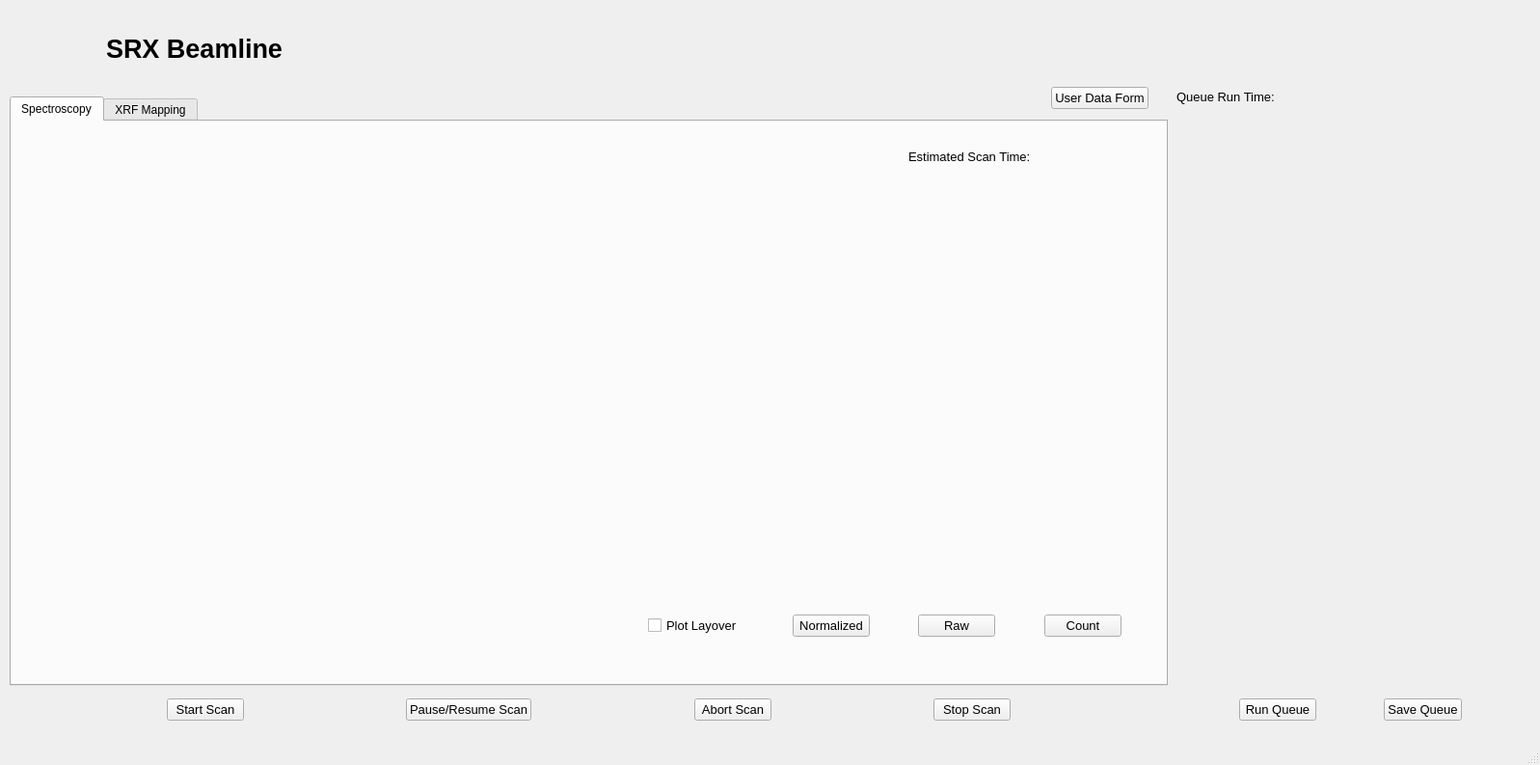
<?xml version="1.0" encoding="UTF-8"?>
<ui version="4.0">
 <class>MainWindow</class>
 <widget class="QMainWindow" name="MainWindow">
  <property name="geometry">
   <rect>
    <x>0</x>
    <y>0</y>
    <width>1597</width>
    <height>793</height>
   </rect>
  </property>
  <property name="windowTitle">
   <string>MainWindow</string>
  </property>
  <widget class="QWidget" name="centralwidget">
   <widget class="QStackedWidget" name="stackedWidget">
    <property name="geometry">
     <rect>
      <x>0</x>
      <y>0</y>
      <width>1581</width>
      <height>761</height>
     </rect>
    </property>
    <property name="currentIndex">
     <number>1</number>
    </property>
    <widget class="Metadata" name="page">
     <widget class="QLabel" name="label">
      <property name="geometry">
       <rect>
        <x>110</x>
        <y>30</y>
        <width>201</width>
        <height>41</height>
       </rect>
      </property>
      <property name="font">
       <font>
        <pointsize>20</pointsize>
        <weight>75</weight>
        <bold>true</bold>
       </font>
      </property>
      <property name="text">
       <string>SRX Beamline </string>
      </property>
     </widget>
     <widget class="QLabel" name="label_10">
      <property name="geometry">
       <rect>
        <x>1360</x>
        <y>10</y>
        <width>211</width>
        <height>71</height>
       </rect>
      </property>
      <property name="text">
       <string/>
      </property>
      <property name="pixmap">
       <pixmap>nsls-ii.png</pixmap>
      </property>
     </widget>
     <widget class="QPushButton" name="submit">
      <property name="geometry">
       <rect>
        <x>740</x>
        <y>710</y>
        <width>101</width>
        <height>23</height>
       </rect>
      </property>
      <property name="font">
       <font>
        <pointsize>10</pointsize>
       </font>
      </property>
      <property name="text">
       <string>Submit</string>
      </property>
     </widget>
     <widget class="QLabel" name="label_9">
      <property name="geometry">
       <rect>
        <x>10</x>
        <y>0</y>
        <width>111</width>
        <height>101</height>
       </rect>
      </property>
      <property name="text">
       <string/>
      </property>
      <property name="pixmap">
       <pixmap>5-ID2.png</pixmap>
      </property>
     </widget>
    </widget>
    <widget class="QWidget" name="page_2">
     <widget class="QTabWidget" name="tabWidget">
      <property name="geometry">
       <rect>
        <x>10</x>
        <y>100</y>
        <width>1201</width>
        <height>611</height>
       </rect>
      </property>
      <property name="currentIndex">
       <number>0</number>
      </property>
      <widget class="Spectroscopy" name="Xanes">
       <attribute name="title">
        <string>Spectroscopy</string>
       </attribute>
       <widget class="QWidget" name="layoutWidget">
        <property name="geometry">
         <rect>
          <x>930</x>
          <y>20</y>
          <width>261</width>
          <height>32</height>
         </rect>
        </property>
        <layout class="QHBoxLayout" name="horizontalLayout_3">
         <item>
          <widget class="QLabel" name="label_5">
           <property name="font">
            <font>
             <pointsize>10</pointsize>
            </font>
           </property>
           <property name="text">
            <string>Estimated Scan Time:</string>
           </property>
          </widget>
         </item>
         <item>
          <widget class="QLabel" name="scan_time">
           <property name="text">
            <string/>
           </property>
          </widget>
         </item>
        </layout>
       </widget>
       <widget class="QStackedWidget" name="stackedWidget_3">
        <property name="geometry">
         <rect>
          <x>620</x>
          <y>70</y>
          <width>563</width>
          <height>511</height>
         </rect>
        </property>
        <property name="currentIndex">
         <number>2</number>
        </property>
        <widget class="QWidget" name="page_5">
         <widget class="QWidget" name="horizontalLayoutWidget_13">
          <property name="geometry">
           <rect>
            <x>40</x>
            <y>440</y>
            <width>491</width>
            <height>26</height>
           </rect>
          </property>
          <layout class="QHBoxLayout" name="horizontalLayout_11">
           <item>
            <widget class="QCheckBox" name="plot_layover_2">
             <property name="font">
              <font>
               <pointsize>10</pointsize>
              </font>
             </property>
             <property name="text">
              <string>Plot Layover</string>
             </property>
            </widget>
           </item>
           <item>
            <widget class="QLabel" name="label_39">
             <property name="text">
              <string/>
             </property>
            </widget>
           </item>
           <item>
            <widget class="QPushButton" name="normalized1">
             <property name="font">
              <font>
               <pointsize>10</pointsize>
              </font>
             </property>
             <property name="text">
              <string>Normalized</string>
             </property>
            </widget>
           </item>
           <item>
            <widget class="QLabel" name="label_37">
             <property name="text">
              <string/>
             </property>
            </widget>
           </item>
           <item>
            <widget class="QPushButton" name="raw1">
             <property name="font">
              <font>
               <pointsize>10</pointsize>
              </font>
             </property>
             <property name="text">
              <string>Raw</string>
             </property>
            </widget>
           </item>
           <item>
            <widget class="QLabel" name="label_38">
             <property name="text">
              <string/>
             </property>
            </widget>
           </item>
           <item>
            <widget class="QPushButton" name="count1">
             <property name="font">
              <font>
               <pointsize>10</pointsize>
              </font>
             </property>
             <property name="text">
              <string>Count</string>
             </property>
            </widget>
           </item>
          </layout>
         </widget>
         <widget class="Canvas" name="results" native="true">
          <property name="geometry">
           <rect>
            <x>0</x>
            <y>0</y>
            <width>561</width>
            <height>441</height>
           </rect>
          </property>
         </widget>
        </widget>
        <widget class="QWidget" name="page_6">
         <widget class="QWidget" name="horizontalLayoutWidget_9">
          <property name="geometry">
           <rect>
            <x>40</x>
            <y>440</y>
            <width>491</width>
            <height>26</height>
           </rect>
          </property>
          <layout class="QHBoxLayout" name="horizontalLayout_9">
           <item>
            <widget class="QCheckBox" name="plot_layover_3">
             <property name="font">
              <font>
               <pointsize>10</pointsize>
              </font>
             </property>
             <property name="text">
              <string>Plot Layover</string>
             </property>
            </widget>
           </item>
           <item>
            <widget class="QLabel" name="label_40">
             <property name="text">
              <string/>
             </property>
            </widget>
           </item>
           <item>
            <widget class="QPushButton" name="normalized2">
             <property name="font">
              <font>
               <pointsize>10</pointsize>
              </font>
             </property>
             <property name="text">
              <string>Normalized</string>
             </property>
            </widget>
           </item>
           <item>
            <widget class="QLabel" name="label_33">
             <property name="text">
              <string/>
             </property>
            </widget>
           </item>
           <item>
            <widget class="QPushButton" name="raw2">
             <property name="font">
              <font>
               <pointsize>10</pointsize>
              </font>
             </property>
             <property name="text">
              <string>Raw</string>
             </property>
            </widget>
           </item>
           <item>
            <widget class="QLabel" name="label_34">
             <property name="text">
              <string/>
             </property>
            </widget>
           </item>
           <item>
            <widget class="QPushButton" name="count2">
             <property name="font">
              <font>
               <pointsize>10</pointsize>
              </font>
             </property>
             <property name="text">
              <string>Count</string>
             </property>
            </widget>
           </item>
          </layout>
         </widget>
         <widget class="Canvas" name="results_2" native="true">
          <property name="geometry">
           <rect>
            <x>0</x>
            <y>0</y>
            <width>561</width>
            <height>441</height>
           </rect>
          </property>
         </widget>
        </widget>
        <widget class="QWidget" name="page_7">
         <widget class="QWidget" name="horizontalLayoutWidget_12">
          <property name="geometry">
           <rect>
            <x>40</x>
            <y>440</y>
            <width>491</width>
            <height>26</height>
           </rect>
          </property>
          <layout class="QHBoxLayout" name="horizontalLayout_10">
           <item>
            <widget class="QCheckBox" name="plot_layover">
             <property name="font">
              <font>
               <pointsize>10</pointsize>
              </font>
             </property>
             <property name="text">
              <string>Plot Layover</string>
             </property>
            </widget>
           </item>
           <item>
            <widget class="QLabel" name="label_6">
             <property name="text">
              <string/>
             </property>
            </widget>
           </item>
           <item>
            <widget class="QPushButton" name="normalized3">
             <property name="font">
              <font>
               <pointsize>10</pointsize>
              </font>
             </property>
             <property name="text">
              <string>Normalized</string>
             </property>
            </widget>
           </item>
           <item>
            <widget class="QLabel" name="label_35">
             <property name="text">
              <string/>
             </property>
            </widget>
           </item>
           <item>
            <widget class="QPushButton" name="raw3">
             <property name="font">
              <font>
               <pointsize>10</pointsize>
              </font>
             </property>
             <property name="text">
              <string>Raw</string>
             </property>
            </widget>
           </item>
           <item>
            <widget class="QLabel" name="label_36">
             <property name="text">
              <string/>
             </property>
            </widget>
           </item>
           <item>
            <widget class="QPushButton" name="count3">
             <property name="font">
              <font>
               <pointsize>10</pointsize>
              </font>
             </property>
             <property name="text">
              <string>Count</string>
             </property>
            </widget>
           </item>
          </layout>
         </widget>
         <widget class="Canvas" name="results_3" native="true">
          <property name="geometry">
           <rect>
            <x>0</x>
            <y>0</y>
            <width>561</width>
            <height>441</height>
           </rect>
          </property>
         </widget>
        </widget>
       </widget>
      </widget>
      <widget class="Window_" name="XRFMapping">
       <attribute name="title">
        <string>XRF Mapping</string>
       </attribute>
       <widget class="Canvas" name="map_" native="true">
        <property name="geometry">
         <rect>
          <x>735</x>
          <y>10</y>
          <width>451</width>
          <height>559</height>
         </rect>
        </property>
        <property name="font">
         <font>
          <family>Times New Roman</family>
          <pointsize>11</pointsize>
          <weight>75</weight>
          <bold>true</bold>
         </font>
        </property>
       </widget>
       <widget class="QLabel" name="label_3">
        <property name="geometry">
         <rect>
          <x>380</x>
          <y>10</y>
          <width>191</width>
          <height>35</height>
         </rect>
        </property>
        <property name="font">
         <font>
          <family>Times New Roman</family>
          <pointsize>11</pointsize>
          <weight>75</weight>
          <bold>true</bold>
         </font>
        </property>
        <property name="frameShape">
         <enum>QFrame::Panel</enum>
        </property>
        <property name="frameShadow">
         <enum>QFrame::Sunken</enum>
        </property>
        <property name="lineWidth">
         <number>5</number>
        </property>
        <property name="text">
         <string>  Estimated Scan Time(sec): </string>
        </property>
        <property name="alignment">
         <set>Qt::AlignBottom|Qt::AlignHCenter</set>
        </property>
       </widget>
       <widget class="QLabel" name="es_time">
        <property name="geometry">
         <rect>
          <x>570</x>
          <y>10</y>
          <width>161</width>
          <height>31</height>
         </rect>
        </property>
        <property name="sizePolicy">
         <sizepolicy hsizetype="Preferred" vsizetype="Maximum">
          <horstretch>0</horstretch>
          <verstretch>0</verstretch>
         </sizepolicy>
        </property>
        <property name="font">
         <font>
          <family>Times New Roman</family>
          <pointsize>11</pointsize>
          <weight>75</weight>
          <bold>true</bold>
         </font>
        </property>
        <property name="frameShape">
         <enum>QFrame::Panel</enum>
        </property>
        <property name="frameShadow">
         <enum>QFrame::Sunken</enum>
        </property>
        <property name="lineWidth">
         <number>5</number>
        </property>
        <property name="text">
         <string/>
        </property>
       </widget>
      </widget>
     </widget>
     <widget class="QLabel" name="label_2">
      <property name="geometry">
       <rect>
        <x>110</x>
        <y>30</y>
        <width>201</width>
        <height>41</height>
       </rect>
      </property>
      <property name="font">
       <font>
        <pointsize>20</pointsize>
        <weight>75</weight>
        <bold>true</bold>
       </font>
      </property>
      <property name="text">
       <string>SRX Beamline </string>
      </property>
     </widget>
     <widget class="QPushButton" name="userdataform">
      <property name="geometry">
       <rect>
        <x>1090</x>
        <y>90</y>
        <width>101</width>
        <height>23</height>
       </rect>
      </property>
      <property name="font">
       <font>
        <pointsize>10</pointsize>
       </font>
      </property>
      <property name="text">
       <string>User Data Form</string>
      </property>
     </widget>
     <widget class="QLabel" name="label_4">
      <property name="geometry">
       <rect>
        <x>1360</x>
        <y>10</y>
        <width>211</width>
        <height>71</height>
       </rect>
      </property>
      <property name="text">
       <string/>
      </property>
      <property name="pixmap">
       <pixmap>nsls-ii.png</pixmap>
      </property>
     </widget>
     <widget class="QWidget" name="horizontalLayoutWidget">
      <property name="geometry">
       <rect>
        <x>10</x>
        <y>720</y>
        <width>1201</width>
        <height>31</height>
       </rect>
      </property>
      <layout class="QHBoxLayout" name="horizontalLayout">
       <item>
        <spacer name="horizontalSpacer">
         <property name="orientation">
          <enum>Qt::Horizontal</enum>
         </property>
         <property name="sizeHint" stdset="0">
          <size>
           <width>40</width>
           <height>20</height>
          </size>
         </property>
        </spacer>
       </item>
       <item>
        <widget class="QPushButton" name="start_scan">
         <property name="font">
          <font>
           <pointsize>10</pointsize>
          </font>
         </property>
         <property name="text">
          <string>Start Scan</string>
         </property>
        </widget>
       </item>
       <item>
        <spacer name="horizontalSpacer_2">
         <property name="orientation">
          <enum>Qt::Horizontal</enum>
         </property>
         <property name="sizeHint" stdset="0">
          <size>
           <width>40</width>
           <height>20</height>
          </size>
         </property>
        </spacer>
       </item>
       <item>
        <widget class="QPushButton" name="pause_resume_scan">
         <property name="font">
          <font>
           <pointsize>10</pointsize>
          </font>
         </property>
         <property name="text">
          <string>Pause/Resume Scan</string>
         </property>
        </widget>
       </item>
       <item>
        <spacer name="horizontalSpacer_3">
         <property name="orientation">
          <enum>Qt::Horizontal</enum>
         </property>
         <property name="sizeHint" stdset="0">
          <size>
           <width>40</width>
           <height>20</height>
          </size>
         </property>
        </spacer>
       </item>
       <item>
        <widget class="QPushButton" name="abort_scan">
         <property name="font">
          <font>
           <pointsize>10</pointsize>
          </font>
         </property>
         <property name="text">
          <string>Abort Scan</string>
         </property>
        </widget>
       </item>
       <item>
        <spacer name="horizontalSpacer_4">
         <property name="orientation">
          <enum>Qt::Horizontal</enum>
         </property>
         <property name="sizeHint" stdset="0">
          <size>
           <width>40</width>
           <height>20</height>
          </size>
         </property>
        </spacer>
       </item>
       <item>
        <widget class="QPushButton" name="stop_scan">
         <property name="font">
          <font>
           <pointsize>10</pointsize>
          </font>
         </property>
         <property name="text">
          <string>Stop Scan</string>
         </property>
        </widget>
       </item>
       <item>
        <spacer name="horizontalSpacer_5">
         <property name="orientation">
          <enum>Qt::Horizontal</enum>
         </property>
         <property name="sizeHint" stdset="0">
          <size>
           <width>40</width>
           <height>20</height>
          </size>
         </property>
        </spacer>
       </item>
      </layout>
     </widget>
     <widget class="QStackedWidget" name="stackedWidget_2">
      <property name="geometry">
       <rect>
        <x>1220</x>
        <y>120</y>
        <width>361</width>
        <height>591</height>
       </rect>
      </property>
      <widget class="Queue" name="page_3"/>
      <widget class="QWidget" name="page_4"/>
     </widget>
     <widget class="QWidget" name="horizontalLayoutWidget_2">
      <property name="geometry">
       <rect>
        <x>1220</x>
        <y>720</y>
        <width>361</width>
        <height>31</height>
       </rect>
      </property>
      <layout class="QHBoxLayout" name="horizontalLayout_2">
       <item>
        <spacer name="horizontalSpacer_6">
         <property name="orientation">
          <enum>Qt::Horizontal</enum>
         </property>
         <property name="sizeHint" stdset="0">
          <size>
           <width>40</width>
           <height>20</height>
          </size>
         </property>
        </spacer>
       </item>
       <item>
        <widget class="QPushButton" name="run_queue">
         <property name="font">
          <font>
           <pointsize>10</pointsize>
          </font>
         </property>
         <property name="text">
          <string>Run Queue</string>
         </property>
        </widget>
       </item>
       <item>
        <spacer name="horizontalSpacer_7">
         <property name="orientation">
          <enum>Qt::Horizontal</enum>
         </property>
         <property name="sizeHint" stdset="0">
          <size>
           <width>40</width>
           <height>20</height>
          </size>
         </property>
        </spacer>
       </item>
       <item>
        <widget class="QPushButton" name="save_queue">
         <property name="font">
          <font>
           <pointsize>10</pointsize>
          </font>
         </property>
         <property name="text">
          <string>Save Queue</string>
         </property>
        </widget>
       </item>
       <item>
        <spacer name="horizontalSpacer_8">
         <property name="orientation">
          <enum>Qt::Horizontal</enum>
         </property>
         <property name="sizeHint" stdset="0">
          <size>
           <width>40</width>
           <height>20</height>
          </size>
         </property>
        </spacer>
       </item>
      </layout>
     </widget>
     <widget class="QWidget" name="layoutWidget_2">
      <property name="geometry">
       <rect>
        <x>1220</x>
        <y>90</y>
        <width>351</width>
        <height>21</height>
       </rect>
      </property>
      <layout class="QHBoxLayout" name="horizontalLayout_4">
       <item>
        <widget class="QLabel" name="label_7">
         <property name="font">
          <font>
           <pointsize>10</pointsize>
          </font>
         </property>
         <property name="text">
          <string>Queue Run Time: </string>
         </property>
        </widget>
       </item>
       <item>
        <widget class="QLabel" name="queue_time">
         <property name="text">
          <string/>
         </property>
        </widget>
       </item>
      </layout>
     </widget>
     <widget class="QLabel" name="label_8">
      <property name="geometry">
       <rect>
        <x>10</x>
        <y>0</y>
        <width>111</width>
        <height>101</height>
       </rect>
      </property>
      <property name="text">
       <string/>
      </property>
      <property name="pixmap">
       <pixmap>5-ID2.png</pixmap>
      </property>
     </widget>
    </widget>
   </widget>
  </widget>
  <widget class="QMenuBar" name="menubar">
   <property name="geometry">
    <rect>
     <x>0</x>
     <y>0</y>
     <width>1597</width>
     <height>21</height>
    </rect>
   </property>
  </widget>
  <widget class="QStatusBar" name="statusbar"/>
 </widget>
 <customwidgets>
  <customwidget>
   <class>Canvas</class>
   <extends>QWidget</extends>
   <header>canvas.h</header>
   <container>1</container>
  </customwidget>
  <customwidget>
   <class>Metadata</class>
   <extends>QWidget</extends>
   <header>Metadata.h</header>
   <container>1</container>
  </customwidget>
  <customwidget>
   <class>Queue</class>
   <extends>QWidget</extends>
   <header>Queue.h</header>
   <container>1</container>
  </customwidget>
  <customwidget>
   <class>Spectroscopy</class>
   <extends>QWidget</extends>
   <header>Spectroscopy.h</header>
   <container>1</container>
  </customwidget>
  <customwidget>
   <class>Window_</class>
   <extends>QWidget</extends>
   <header>Window_.h</header>
   <container>1</container>
  </customwidget>
 </customwidgets>
 <resources/>
 <connections>
  <connection>
   <sender>normalized3</sender>
   <signal>clicked()</signal>
   <receiver>MainWindow</receiver>
   <slot>normalizedgraph()</slot>
   <hints>
    <hint type="sourcelabel">
     <x>861</x>
     <y>672</y>
    </hint>
    <hint type="destinationlabel">
     <x>953</x>
     <y>841</y>
    </hint>
   </hints>
  </connection>
  <connection>
   <sender>raw3</sender>
   <signal>clicked()</signal>
   <receiver>MainWindow</receiver>
   <slot>rawgraph()</slot>
   <hints>
    <hint type="sourcelabel">
     <x>992</x>
     <y>667</y>
    </hint>
    <hint type="destinationlabel">
     <x>996</x>
     <y>879</y>
    </hint>
   </hints>
  </connection>
  <connection>
   <sender>count3</sender>
   <signal>clicked()</signal>
   <receiver>MainWindow</receiver>
   <slot>countgraph()</slot>
   <hints>
    <hint type="sourcelabel">
     <x>1129</x>
     <y>660</y>
    </hint>
    <hint type="destinationlabel">
     <x>1161</x>
     <y>879</y>
    </hint>
   </hints>
  </connection>
  <connection>
   <sender>normalized1</sender>
   <signal>clicked()</signal>
   <receiver>MainWindow</receiver>
   <slot>normalizedgraph()</slot>
   <hints>
    <hint type="sourcelabel">
     <x>845</x>
     <y>666</y>
    </hint>
    <hint type="destinationlabel">
     <x>860</x>
     <y>853</y>
    </hint>
   </hints>
  </connection>
  <connection>
   <sender>raw1</sender>
   <signal>clicked()</signal>
   <receiver>MainWindow</receiver>
   <slot>rawgraph()</slot>
   <hints>
    <hint type="sourcelabel">
     <x>1025</x>
     <y>661</y>
    </hint>
    <hint type="destinationlabel">
     <x>1027</x>
     <y>833</y>
    </hint>
   </hints>
  </connection>
  <connection>
   <sender>count1</sender>
   <signal>clicked()</signal>
   <receiver>MainWindow</receiver>
   <slot>countgraph()</slot>
   <hints>
    <hint type="sourcelabel">
     <x>1130</x>
     <y>671</y>
    </hint>
    <hint type="destinationlabel">
     <x>1091</x>
     <y>879</y>
    </hint>
   </hints>
  </connection>
  <connection>
   <sender>normalized2</sender>
   <signal>clicked()</signal>
   <receiver>MainWindow</receiver>
   <slot>normalizedgraph()</slot>
   <hints>
    <hint type="sourcelabel">
     <x>855</x>
     <y>673</y>
    </hint>
    <hint type="destinationlabel">
     <x>876</x>
     <y>879</y>
    </hint>
   </hints>
  </connection>
  <connection>
   <sender>raw2</sender>
   <signal>clicked()</signal>
   <receiver>MainWindow</receiver>
   <slot>rawgraph()</slot>
   <hints>
    <hint type="sourcelabel">
     <x>967</x>
     <y>665</y>
    </hint>
    <hint type="destinationlabel">
     <x>957</x>
     <y>809</y>
    </hint>
   </hints>
  </connection>
  <connection>
   <sender>count2</sender>
   <signal>clicked()</signal>
   <receiver>MainWindow</receiver>
   <slot>countgraph()</slot>
   <hints>
    <hint type="sourcelabel">
     <x>1122</x>
     <y>665</y>
    </hint>
    <hint type="destinationlabel">
     <x>1114</x>
     <y>818</y>
    </hint>
   </hints>
  </connection>
  <connection>
   <sender>tabWidget</sender>
   <signal>currentChanged(int)</signal>
   <receiver>MainWindow</receiver>
   <slot>tabs()</slot>
   <hints>
    <hint type="sourcelabel">
     <x>123</x>
     <y>134</y>
    </hint>
    <hint type="destinationlabel">
     <x>235</x>
     <y>-12</y>
    </hint>
   </hints>
  </connection>
 </connections>
 <slots>
  <slot>setdefault()</slot>
  <slot>normalizedgraph()</slot>
  <slot>rawgraph()</slot>
  <slot>countgraph()</slot>
  <slot>tabs()</slot>
 </slots>
</ui>
